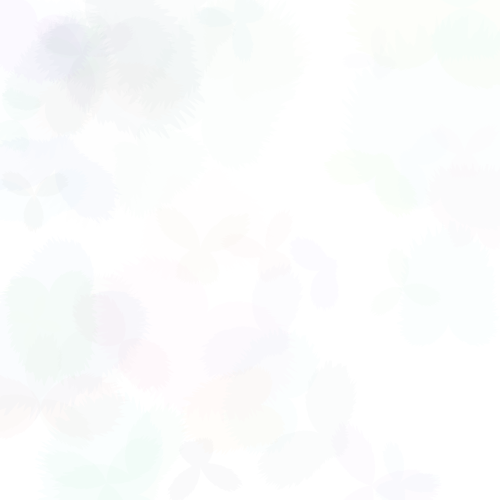
Frame 1 (no input)
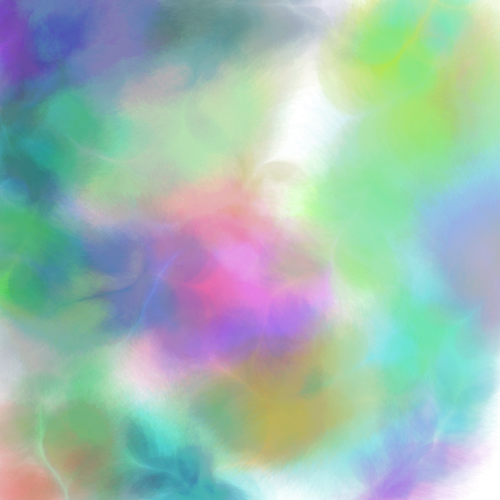
Frame 60 (the mouse pressed at the canvas centre just before this capture)
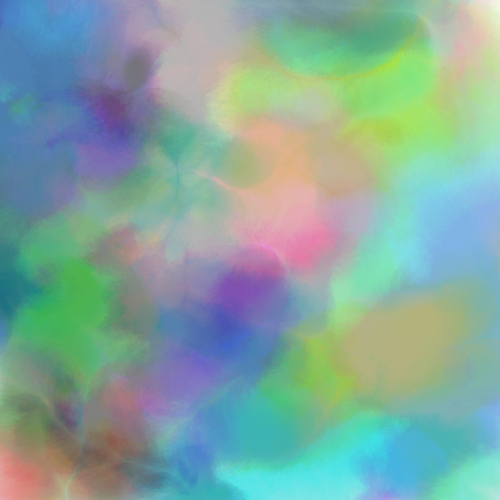
Frame 120 (the mouse held since frame 60 and released just before this capture)

The Processing sketch that drew these frames (run headless with seeded random() and noise(); from frame 60 on, the mouse is pressed at the canvas centre):

// Processing sketch: sketch_original_colorplay
// ── sketch_original_colorplay.pde
ArrayList<Brush> brushes;
 
void setup() {
  size(500, 500);
  background(255);
  brushes = new ArrayList<Brush>();
  for (int i = 0; i < 50; i++) {
    brushes.add(new Brush());
  }
}
 
void draw() {
  for (Brush brush : brushes) {
    brush.paint();
  }
}
 
void mouseClicked() {
  setup();
}
 
class Brush {
  float angle;
  int components[];
  float x, y;
  color clr;
 
  Brush() {
    angle = random(TWO_PI);
    x = random(width);
    y = random(height);
    clr = color(random(255), random(255), random(255), 5);
    components = new int[2];
    for (int i = 0; i < 2; i++) {
      components[i] = int(random(1, 5));
    }
  }
 
  void paint() {
    float a = 0;
    float r = 0;
    float x1 = x;
    float y1 = y;
    float u = random(0.5, 1);
 
    fill(clr);
    noStroke();   
 
    beginShape();
    while (a < TWO_PI) {
      vertex(x1, y1);
      float v = random(0.85, 1);
      x1 = x + r * cos(angle + a) * u * v;
      y1 = y + r * sin(angle + a) * u * v;
      a += PI / 180;
      for (int i = 0; i < 2; i++) {
        r += sin(a * components[i]);
      }
    }
    endShape(CLOSE);
 
    if (x < 0 || x > width ||y < 0 || y > height) {
      angle += HALF_PI;
    }
 
    x += 2 * cos(angle);
    y += 2 * sin(angle);
    angle += random(-0.15, 0.15);
  }
}
